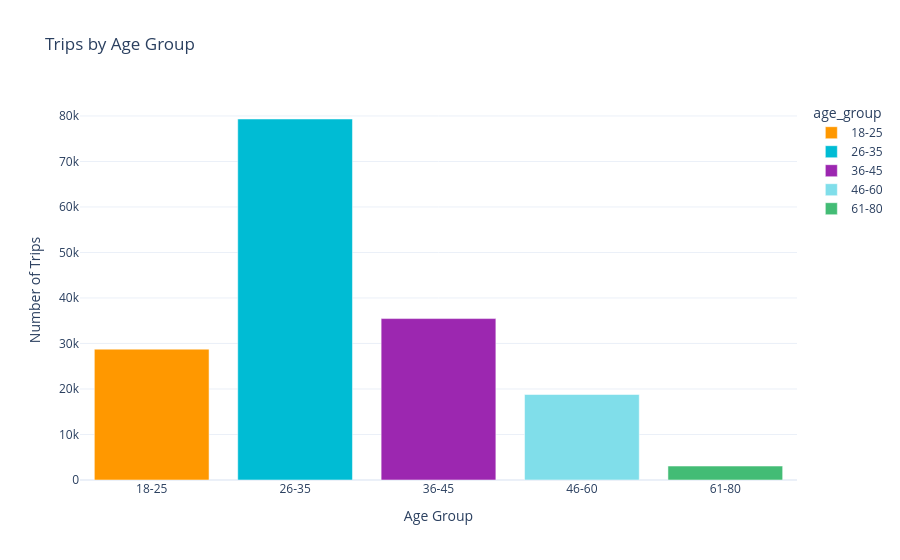

Notebook code for this chart:
### Code cell
age_data = df['age_group'].value_counts().sort_index().reset_index()
age_data.columns = ['age_group', 'trips']

fig5 = px.bar(
    age_data,
    x='age_group',
    y='trips',
    title='Trips by Age Group',
    color='age_group',
    color_discrete_sequence=[
        COLORS['secondary'],
        COLORS['primary'],
        COLORS['accent'],
        "#80DEEA", 
        "#43BC75"
    ]
)

fig5.update_layout(
    template='plotly_white',
    xaxis_title='Age Group',
    yaxis_title='Number of Trips'
)

fig5.show()

### Figure 1 — Plotly figure (JSON) as saved in the notebook; plotly's stock layout.template omitted (floating-point values rounded to 4 significant figures)
{"data": [{"hovertemplate": "age_group=%{x}<br>trips=%{y}<extra></extra>", "legendgroup": "18-25", "marker": {"color": "#FF9800", "pattern": {"shape": ""}}, "name": "18-25", "orientation": "v", "showlegend": true, "textposition": "auto", "type": "bar", "x": ["18-25"], "xaxis": "x", "y": [28756], "yaxis": "y"}, {"hovertemplate": "age_group=%{x}<br>trips=%{y}<extra></extra>", "legendgroup": "26-35", "marker": {"color": "#00BCD4", "pattern": {"shape": ""}}, "name": "26-35", "orientation": "v", "showlegend": true, "textposition": "auto", "type": "bar", "x": ["26-35"], "xaxis": "x", "y": [79334], "yaxis": "y"}, {"hovertemplate": "age_group=%{x}<br>trips=%{y}<extra></extra>", "legendgroup": "36-45", "marker": {"color": "#9C27B0", "pattern": {"shape": ""}}, "name": "36-45", "orientation": "v", "showlegend": true, "textposition": "auto", "type": "bar", "x": ["36-45"], "xaxis": "x", "y": [35475], "yaxis": "y"}, {"hovertemplate": "age_group=%{x}<br>trips=%{y}<extra></extra>", "legendgroup": "46-60", "marker": {"color": "#80DEEA", "pattern": {"shape": ""}}, "name": "46-60", "orientation": "v", "showlegend": true, "textposition": "auto", "type": "bar", "x": ["46-60"], "xaxis": "x", "y": [18792], "yaxis": "y"}, {"hovertemplate": "age_group=%{x}<br>trips=%{y}<extra></extra>", "legendgroup": "61-80", "marker": {"color": "#43BC75", "pattern": {"shape": ""}}, "name": "61-80", "orientation": "v", "showlegend": true, "textposition": "auto", "type": "bar", "x": ["61-80"], "xaxis": "x", "y": [3065], "yaxis": "y"}], "layout": {"barmode": "relative", "legend": {"title": {"text": "age_group"}, "tracegroupgap": 0}, "title": {"text": "Trips by Age Group"}, "xaxis": {"anchor": "y", "categoryarray": ["18-25", "26-35", "36-45", "46-60", "61-80"], "categoryorder": "array", "domain": [0, 1], "title": {"text": "Age Group"}}, "yaxis": {"anchor": "x", "domain": [0, 1], "title": {"text": "Number of Trips"}}}}
